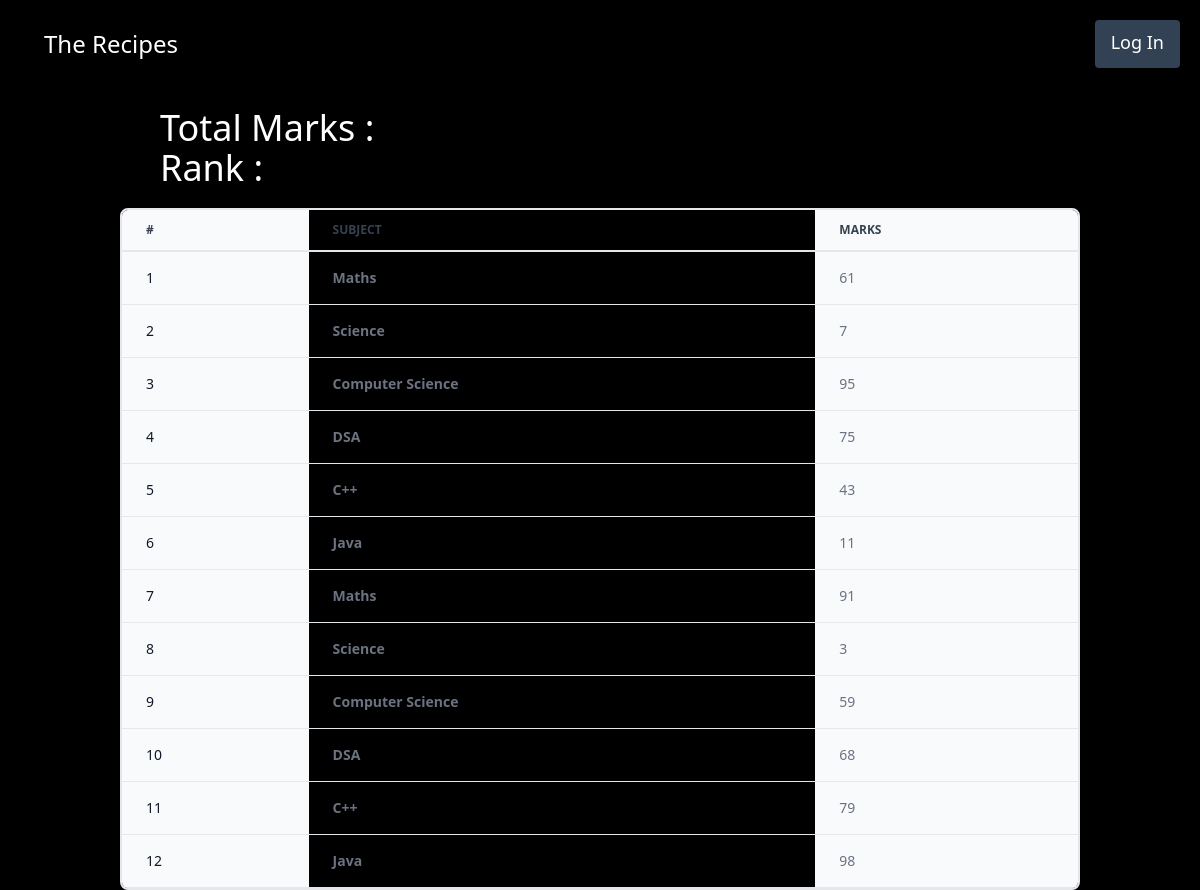
Screenshot of /vege/seemarks/STU-0676 with the database file from the repository.
### vege/models.py (models this page shows, shortened)
class SubjectMarks(models.Model):
    student = models.ForeignKey(
        Student, related_name="studentmarks", on_delete=models.CASCADE)
    subject = models.ForeignKey(Subject, on_delete=models.CASCADE)
    marks = models.IntegerField()
    class Meta:
        unique_together = ["student", "subject"]

class Subject(models.Model):
    subject_name = models.CharField(max_length=100)
    def __str__(self) -> str:
        return self.subject_name

### vege/views.py (the view)
def see_marks(request, student_id):
    queryset = SubjectMarks.objects.filter(
        student__student_id__student_id=student_id)
    total_marks = queryset.aaggregate(total_marks=Sum("marks"))
    return render(request, template_name="seeMarks.html", context={"qs": queryset, "total_marks": total_marks})

### vege/templates/seeMarks.html
{% extends 'base2.html' %}
{% block start %}
  <div class="mx-40 my-5">
    <h1 class="text-4xl">Total Marks : {{ total_marks.total_marks }}</h1>
    <h1 class="text-4xl">Rank : </h1>
  </div>
  <div class="relative overflow-x-auto shadow-md sm:rounded-lg mx-[10vw] border-2 dark:bg-slate-800 dark:text-white dark:text-slate-400">
    <table class="w-full text-sm text-left rtl:text-right text-gray-500 dark:text-gray-400">
      <thead class="text-xs border-b-2 text-gray-700 uppercase dark:text-gray-400">
        <tr>
          <th scope="col" class="px-6 py-3 bg-gray-50 dark:bg-gray-800">#</th>
          <th scope="col" class="px-6 py-3">
            <b>Subject</b>
          </th>
          <th scope="col" class="px-6 py-3 bg-gray-50 dark:bg-gray-800">Marks</th>
        </tr>
      </thead>
      <tbody>
        {% for m in qs %}
          <tr class="border-b border-gray-200 dark:border-gray-700">
            <th scope="row" class="px-6 py-4 font-medium text-gray-900 whitespace-nowrap bg-gray-50 dark:text-white dark:bg-gray-800">{{ forloop.counter }}</th>
            <td class="px-6 py-4">
              <b>{{ m.subject }}</b>
            </td>
            <td class="px-6 py-4 bg-gray-50 dark:bg-gray-800">{{ m.marks }}</td>
          </tr>
        {% endfor %}
      </tbody>
    </table>
  </div>
{% endblock %}

### vege/templates/base2.html (style rules this page uses)
body { background-color: black; color: white; }

### rows the page displays
SubjectMarks: subject "Maths", marks "61"
SubjectMarks: subject "Science", marks "7"
SubjectMarks: subject "Computer Science", marks "95"
SubjectMarks: subject "DSA", marks "75"
SubjectMarks: subject "C++", marks "43"
SubjectMarks: subject "Java", marks "11"
SubjectMarks: subject "Maths", marks "91"
SubjectMarks: subject "Science", marks "3"
SubjectMarks: subject "Computer Science", marks "59"
SubjectMarks: subject "DSA", marks "68"
SubjectMarks: subject "C++", marks "79"
SubjectMarks: subject "Java", marks "98"
